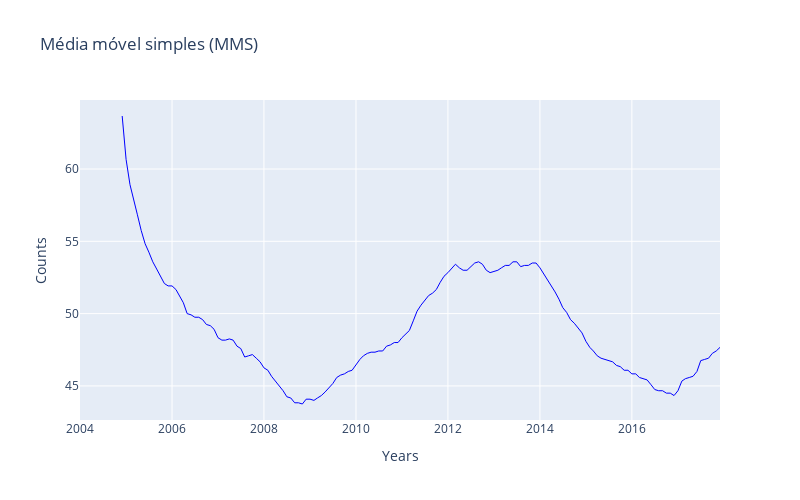

Source (notebook cell):
### Code cell
# Create traces
fig = go.Figure()

fig.add_trace(go.Scatter(x=df.index, 
                         y=df['diet'].rolling(12).mean(), 
                         name='Diet', 
              line = dict(color='blue', width=1)))

fig.update_layout(title='Simple moving average (SMA)',
                   xaxis_title='Years',
                   yaxis_title='Counts', 
                  height=500, 
                  width=800)
fig

### Figure 1 — Plotly figure (JSON) as saved in the notebook; plotly's stock layout.template omitted (floating-point values rounded to 4 significant figures; data arrays with more than 128 entries replaced by an {"elided": "..."} marker saying what was removed)
{"data": [{"line": {"color": "blue", "width": 1}, "name": "Diet", "type": "scatter", "x": {"elided": "168 str values"}, "y": {"elided": "168 float values"}}], "layout": {"height": 500, "title": {"text": "Média móvel simples (MMS)"}, "width": 800, "xaxis": {"title": {"text": "Years"}}, "yaxis": {"title": {"text": "Counts"}}}}
